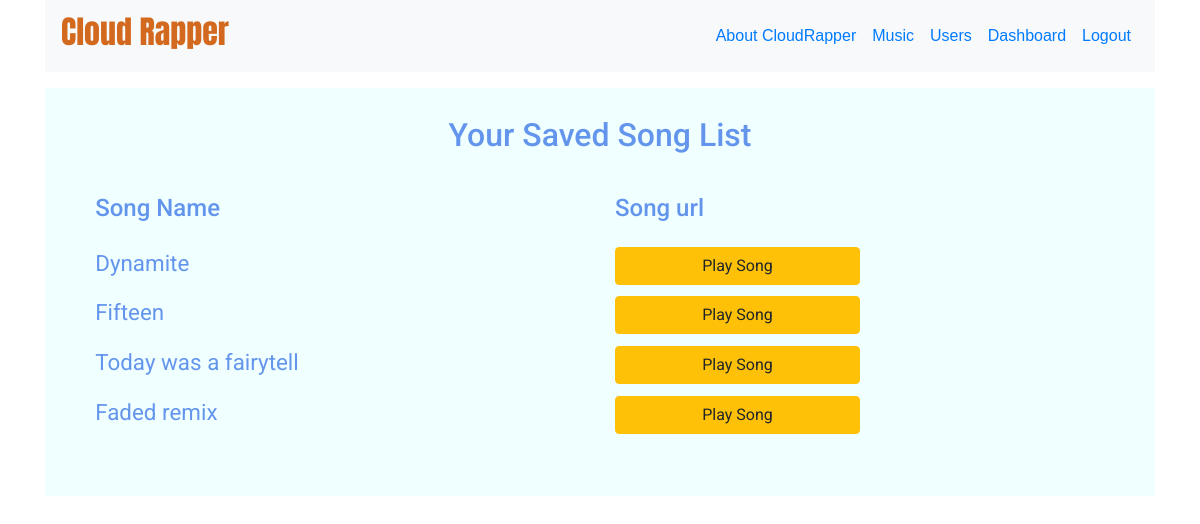
/accounts/saved_songs/ (signed in), run on the app's committed database.
### music/models.py (models this page shows, shortened)
class UserSongs(models.Model):
    user = models.ForeignKey(User, on_delete=models.CASCADE)
    song = models.ForeignKey(Song, on_delete=models.CASCADE)

class Song(models.Model):
    song_name = models.CharField(max_length=100)
    album_name = models.ForeignKey(Album, on_delete=models.CASCADE)
    song_file = models.FileField(upload_to='songs/', null=True,
                                 validators=[validate_song_extension])
    def __str__(self):
        return self.song_name

### accounts/views.py (the view)
# urls.py: path('saved_songs/',views.saved_songs, name='saved_songs'),
@login_required(login_url='accounts:user_login')
def saved_songs(request):
    song_list = UserSongs.objects.filter(user=request.user.id)
    return render(request, 'accounts/favorite_songs.html', {
        'song_list': song_list,
    })

### templates/accounts/favorite_songs.html (shortened to what this page needs)
{% extends 'base.html' %}
{% block content %}
<div class="container-fluid my-3" id="saved-songs">
    <h2 class="text-center p-2">Your Saved Song List</h2>
    <div class="container">
        <div class="row my-3 p-3">
        <div class="col-sm-6 mb-3">
            <h4>Song Name</h4>
        </div>
        <div class="col-sm-6 mb-3">
            <h4>Song url</h4>
        </div>
        {% for each_song in song_list %}
            <div class="col-sm-6">
                <p>{{ each_song.song }}</p>
            </div>
            <div class="col-sm-6">
                <a href="{% url 'music:song-detail' pk=each_song.song_id %}" class="btn btn-warning w-50">Play Song</a>
            </div>
            {% endfor %}
        </div>
    </div>
</div>
{% endblock %}

### templates/accounts/favorite_songs.html (style rules this page uses)
#saved-songs { color: cornflowerblue; background-color: azure; box-shadow: 3px 3px 6px #FFF; padding: 1.2rem; font-family: "Roboto", sans-serif; font-size: 1.4rem; }

### data on the page
UserSongs: song "Dynamite"
UserSongs: song "Fifteen"
UserSongs: song "Today was a fairytell"
UserSongs: song "Faded remix"
